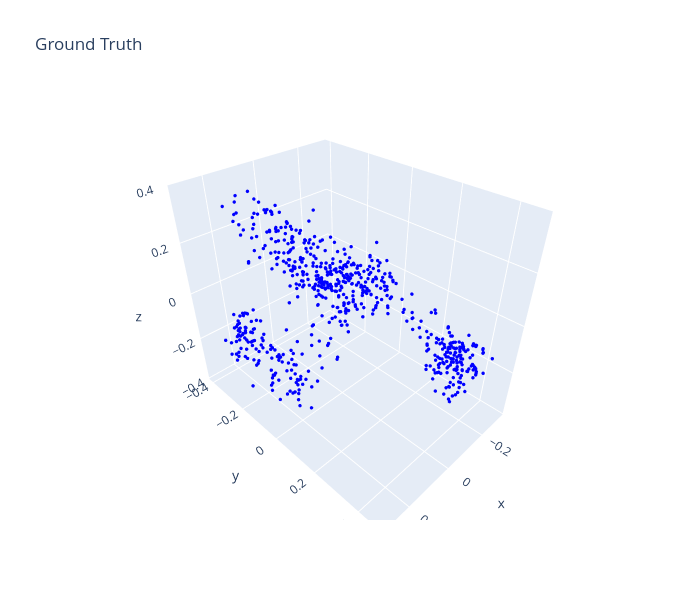
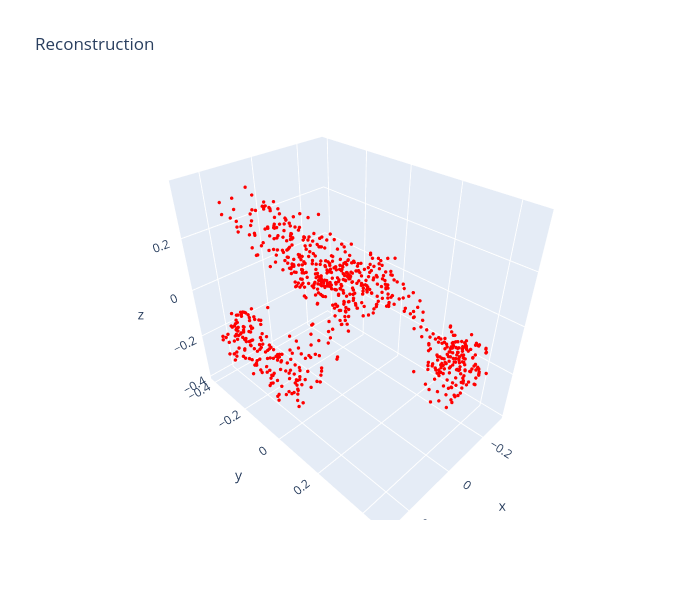

The notebook cell saved with these charts, in order:
### Code cell
## Reconstruction Visualization - Ground Truth vs Prediction

model.eval()
with torch.no_grad():
    sample = train_dataset[1]
    pointcloud = sample['pointcloud'].unsqueeze(0).to(device)
    query_points = sample['query_points'].unsqueeze(0).to(device)
    occ_gt = sample['occupancy'].unsqueeze(0).to(device)

    c = model.encode_inputs(pointcloud)
    z = torch.empty(1, 0, device=device)
    logits = model.decode(query_points, z, c).logits
    occ_pred = torch.sigmoid(logits)

occ_gt_np = occ_gt.squeeze().cpu().numpy()
occ_pred_np = occ_pred.squeeze().cpu().numpy()
query_points_np = query_points.squeeze().cpu().numpy()

# Use adaptive threshold based on quantiles
gt_threshold = np.quantile(occ_gt_np, 0.5)
pred_threshold = np.quantile(occ_pred_np, 0.5)

gt_mask = occ_gt_np > gt_threshold
pred_mask = occ_pred_np > pred_threshold

print(f"GT threshold: {gt_threshold:.4f}, GT points: {gt_mask.sum()}")
print(f"Pred threshold: {pred_threshold:.4f}, Pred points: {pred_mask.sum()}")

# Ground Truth Plot
fig1 = go.Figure(data=[go.Scatter3d(x=query_points_np[gt_mask, 0], y=query_points_np[gt_mask, 1],
                                     z=query_points_np[gt_mask, 2], mode='markers',
                                     marker=dict(size=2, color='blue'))])
fig1.update_layout(title='Ground Truth', scene_aspectmode='data', width=700, height=600)
fig1.show()

# Reconstruction Plot
fig2 = go.Figure(data=[go.Scatter3d(x=query_points_np[pred_mask, 0], y=query_points_np[pred_mask, 1],
                                     z=query_points_np[pred_mask, 2], mode='markers',
                                     marker=dict(size=2, color='red'))])
fig2.update_layout(title='Reconstruction', scene_aspectmode='data', width=700, height=600)
fig2.show()

### Figure 1 — Plotly figure (JSON) as saved in the notebook; plotly's stock layout.template omitted (floating-point values rounded to 4 significant figures; data arrays with more than 128 entries replaced by an {"elided": "..."} marker saying what was removed)
{"data": [{"marker": {"color": "blue", "size": 2}, "mode": "markers", "type": "scatter3d", "x": {"elided": "3000 float values"}, "y": {"elided": "3000 float values"}, "z": {"elided": "3000 float values"}}], "layout": {"height": 600, "scene": {"aspectmode": "data"}, "title": {"text": "Ground Truth"}, "width": 700}}

### Figure 2 — Plotly figure (JSON) as saved in the notebook; plotly's stock layout.template omitted (floating-point values rounded to 4 significant figures; data arrays with more than 128 entries replaced by an {"elided": "..."} marker saying what was removed)
{"data": [{"marker": {"color": "red", "size": 2}, "mode": "markers", "type": "scatter3d", "x": {"elided": "2996 float values"}, "y": {"elided": "2996 float values"}, "z": {"elided": "2996 float values"}}], "layout": {"height": 600, "scene": {"aspectmode": "data"}, "title": {"text": "Reconstruction"}, "width": 700}}
